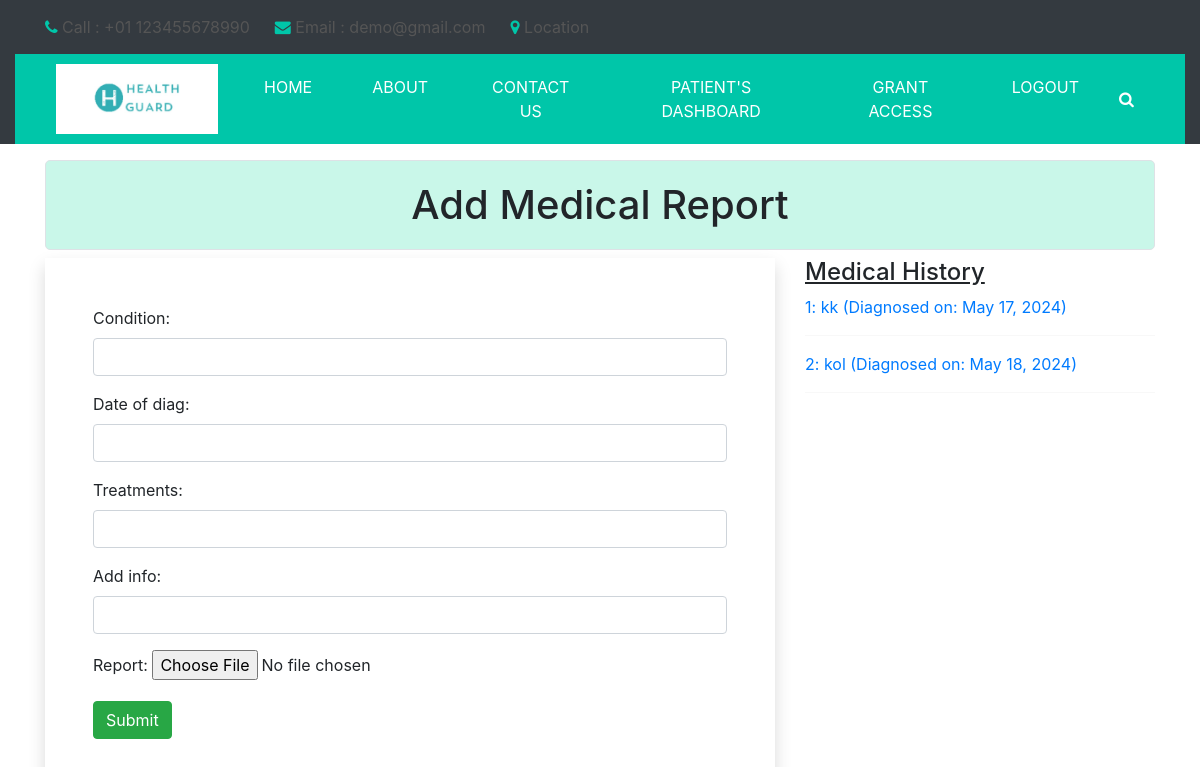
/patient/dashboard/ (signed in), run on an earlier commit of the app's database.
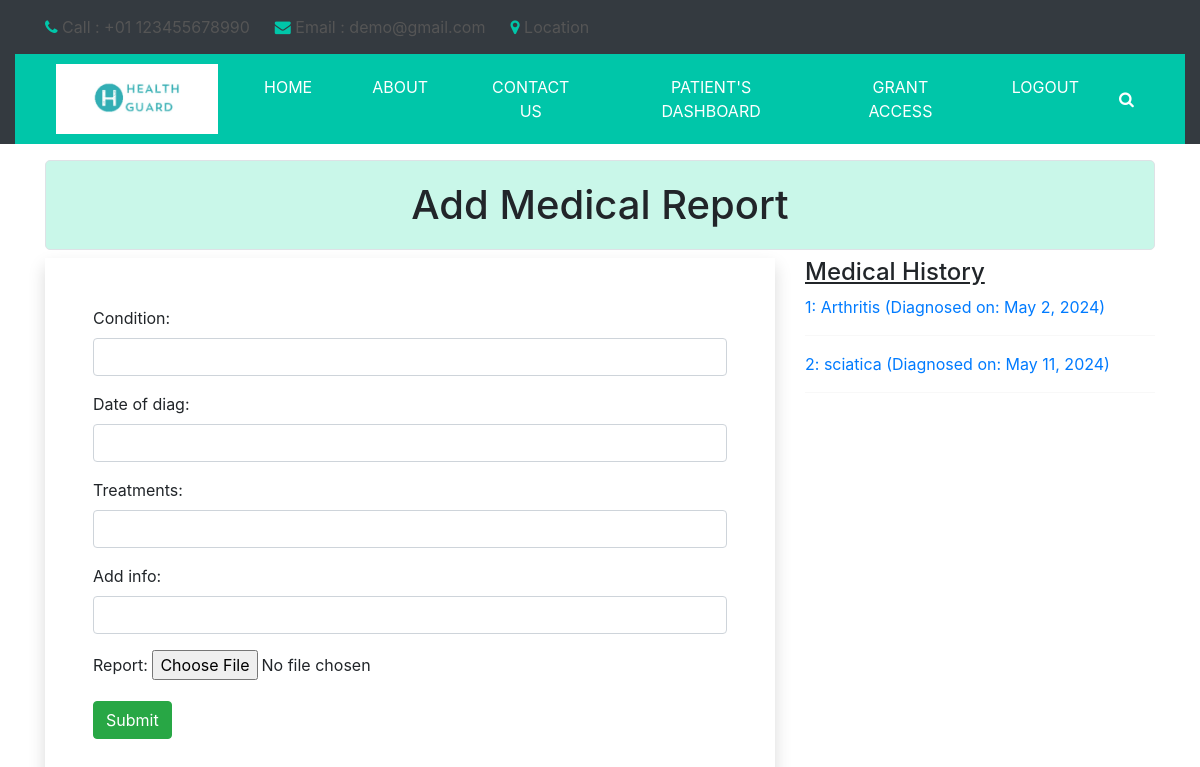
And on a later commit of the database.
### myapp/models.py (models this page shows, shortened)
class MedicalData(models.Model):
    condition=models.CharField(max_length=100)
    date_of_diag=models.DateField(auto_now=False,auto_now_add=False)
    treatments=models.CharField(max_length=200)
    add_info=models.TextField()
    report=models.FileField(upload_to='doc',blank=True)
    patient=models.ForeignKey(Patient,on_delete=models.CASCADE)

### myapp/views.py (the view)
# urls.py: path('patient/dashboard/',views.patient_dashboard,name='patient_dashboard'),
def patient_dashboard(request):
    if request.user.is_authenticated:
        if request.method == 'POST':
            form = MedicalReport(request.POST, request.FILES)
            if form.is_valid():
                form.instance.patient = request.user.patient
                uploaded_file = form.save()
                pdf_file = uploaded_file.report.path
                try:
                    parsed_text = parse_pdf(pdf_file)
                    save_to_txt(parsed_text)
                    messages.success(request, "Medical report uploaded successfully!")
                    return redirect('patient_dashboard')
                except Exception as e:
                    error_message = "An error occurred while processing the report."
                    return render(request, 'myapp/patient_dashboard.html', {'form': form, 'error_message': error_message})
        else:
            form = MedicalReport()  # Create a new empty form on GET request
        history = MedicalData.objects.filter(patient=request.user.patient)  # Fetch all medical data
        return render(request, 'myapp/patient_dashboard.html', {'form': form, 'history': history})
    else:
        return redirect('/login/')

### myapp/forms.py
class MedicalReport(forms.ModelForm):
    class Meta:
        model=MedicalData
        fields='__all__'
        exclude=['patient']
        widgets={
            'condition':forms.TextInput(attrs={'class':'form-control'}),
            'treatments':forms.TextInput(attrs={'class':'form-control'}),
            'add_info':forms.TextInput(attrs={'class':'form-control'}),
            'date_of_diag':forms.DateInput(attrs={'class':'form-control','id':'datepicker'}),
        }

### myapp/templatetags/myfilter.py (called while the page is built)
@register.filter
def is_in_group(user, group_name):
    return user.groups.filter(name=group_name).exists()

### myapp/templates/myapp/patient_dashboard.html (shortened to what this page needs)
{% extends 'myapp/base.html' %}
{% block content %}
<section class="contact_section layout_padding-bottom">
    <div class="container my-3">
    <h1 class="form_register border text-center">Add Medical Report</h1>
    <div class="row">
        <div class="col-sm-8">
        <form action="" method="POST" enctype="multipart/form-data" class="shadow p-5">
            {% for fm in form %}
             <div class="form-group mb-3">
                {{fm.label_tag}}  {{fm}} <small class='text-danger'>{{fm.errors|striptags}}</small>
             </div>
            {% endfor %}
            <input type="submit" value="Submit" class="btn btn-success">
        </form>
        </div>
        <div class="col-sm-4">
            <h4><u>Medical History</u></h4>
            <div>
                {% if history %}
                {% for hist in history %}
                    <a href="{% url 'get_medical_data' id=hist.id %}">
                        {{ forloop.counter }}: {{ hist.condition }} (Diagnosed on: {{ hist.date_of_diag }})
                    </a>
                    <hr>
                {% endfor %}
                {% else %}
                <p>No medical history found.</p>
                {% endif %}
            </div>
        </div>
    </div>
</div>
</section>
{% endblock content %}

### myapp/templates/myapp/base.html (shortened to what this page needs)
<!DOCTYPE html>
<html lang="en">
{% load static %}
{% load myfilter %}
<head>
    <link href="https://cdn.jsdelivr.net/npm/bootstrap@5.3.3/dist/css/bootstrap.min.css" rel="stylesheet">
    <link rel="stylesheet" href="{% static 'myapp/css/style.css' %}">
    <link rel="stylesheet" type="text/css" href="css/bootstrap.css" />
    <link rel="stylesheet" type="text/css" href="https://cdnjs.cloudflare.com/ajax/libs/OwlCarousel2/2.3.4/assets/owl.carousel.min.css" />
    <link href="css/font-awesome.min.css" rel="stylesheet" />
    <link rel="stylesheet" href="https://cdnjs.cloudflare.com/ajax/libs/jquery-nice-select/1.1.0/css/nice-select.min.css" />
    <link rel="stylesheet" href="https://cdnjs.cloudflare.com/ajax/libs/bootstrap-datepicker/1.3.0/css/datepicker.css">
</head>
<body>
    <div class="container-fluid bg-dark">
        {% include 'myapp/navbar.html' %}
    {% block content %}
    {% endblock content %}
</body>
</html>

### myapp/templates/myapp/navbar.html (shortened to what this page needs)
{% load myfilter %}
{% load static %}
{% block content %}
<div class="hero_area">
  <header class="header_section">
    <div class="header_top">
      <div class="container">
        <div class="contact_nav">
          <a href="#">
            <i class="fa fa-phone" aria-hidden="true"></i>
            <span>
              Call : +01 123455678990
            </span>
          </a>
          <a href="#">
            <i class="fa fa-envelope" aria-hidden="true"></i>
            <span>
              Email : demo@gmail.com
            </span>
          </a>
          <a href="#">
            <i class="fa fa-map-marker" aria-hidden="true"></i>
            <span>
              Location
            </span>
          </a>
        </div>
      </div>
    </div>
    <div class="header_bottom">
      <div class="container-fluid">
        <nav class="navbar navbar-expand-lg custom_nav-container ">
          <a class="navbar-brand" href="index.html">
            <img src="{% static 'myapp/images/logo4.jpeg' %}" alt="">
          </a>
          <div class="collapse navbar-collapse" id="navbarSupportedContent">
            <div class="d-flex mr-auto flex-column flex-lg-row align-items-center">
              <ul class="navbar-nav">
                <li class="nav-item active">
                  <a class="nav-link" href="{% url 'home' %}">Home</a>
                </li>
                <li class="nav-item">
                  <a class="nav-link" href="{% url 'about' %}">About</a>
                </li>
                <li class="nav-item">
                  <a class="nav-link" href="{% url 'contact' %}">Contact Us</a>
                </li>
                {% if request.user.is_authenticated %}
                {% if request.user|is_in_group:'Doctors' %}
                <li class="nav-item">
                  <a class="nav-link" href="{% url 'doctor_dashboard' %}">Doctor's Dashboard</a>
                </li>
                <li class="nav-item">
                  <a class="nav-link" href="{% url 'view_requests' %}">Get Access</a>
                </li>
                {% else %}
                <li class="nav-item">
                  <a class="nav-link" href="{% url 'patient_dashboard' %}">Patient's Dashboard</a>
                </li>
                <li class="nav-item">
                  <a class="nav-link" href="{% url 'search_doctors' %}">Grant Access</a>
                </li>
                {% endif %}
                <li class="nav-item">
                  <a class="nav-link" href="{% url 'logout' %}">Logout</a>
                </li>
                {% endif %}
              </ul>
            </div>
              <form class="form-inline">
                <button class="btn my-2 my-sm-0 nav_search-btn" type="submit">
                  <i class="fa fa-search" aria-hidden="true"></i>
                </button>
              </form>
            </div>
          </div>
      </div>
    </div>
</div>
{% endblock content %}

### myapp/static/myapp/css/style.css (style rules this page uses)
body { font-family: 'Roboto', sans-serif; color: #0c0c0c; background-color: #ffffff; overflow-x: hidden; }
.layout_padding-bottom { padding-bottom: 90px; }
a, a:hover, a:focus { text-decoration: none; }
.btn, .btn:focus { outline: none !important; -webkit-box-shadow: none; box-shadow: none; }
.hero_area { position: relative; }
.header_section .header_top { padding: 15px 0; }
.header_section .header_top .contact_nav { display: -webkit-box; display: -ms-flexbox; display: flex; }
.header_section .header_top .contact_nav a { margin-right: 25px; color: #555555; }
.header_section .header_top .contact_nav a i { color: #00c6a9; }
.header_section .header_bottom { background-color: #00c6a9; }
.header_section .header_bottom .container-fluid { padding-right: 25px; padding-left: 25px; }
.navbar-brand { background-color: #ffffff; padding: 15px 35px; }
.navbar-brand img { max-height: 60px; width: auto; }
.custom_nav-container { padding: 0; }
.custom_nav-container .navbar-nav .nav-item .nav-link { padding: 3px 15px; margin: 10px 15px; color: #ffffff; text-align: center; text-transform: uppercase; }
.custom_nav-container .nav_search-btn { width: 35px; height: 35px; padding: 0; border: none; color: #ffffff; }
.contact_section { position: relative; }
.form_register { background-color: #8eeed179; padding: 20px; text-align: left; }
.border { border: 2px #ccc solid; border-radius: 5px; }

What changed in the data, as far as the page shows it:
removed MedicalData: condition "kk", date_of_diag "May 17, 2024"
removed MedicalData: condition "kol", date_of_diag "May 18, 2024"
added MedicalData: condition "Arthritis", date_of_diag "May 2, 2024"
added MedicalData: condition "sciatica", date_of_diag "May 11, 2024"
